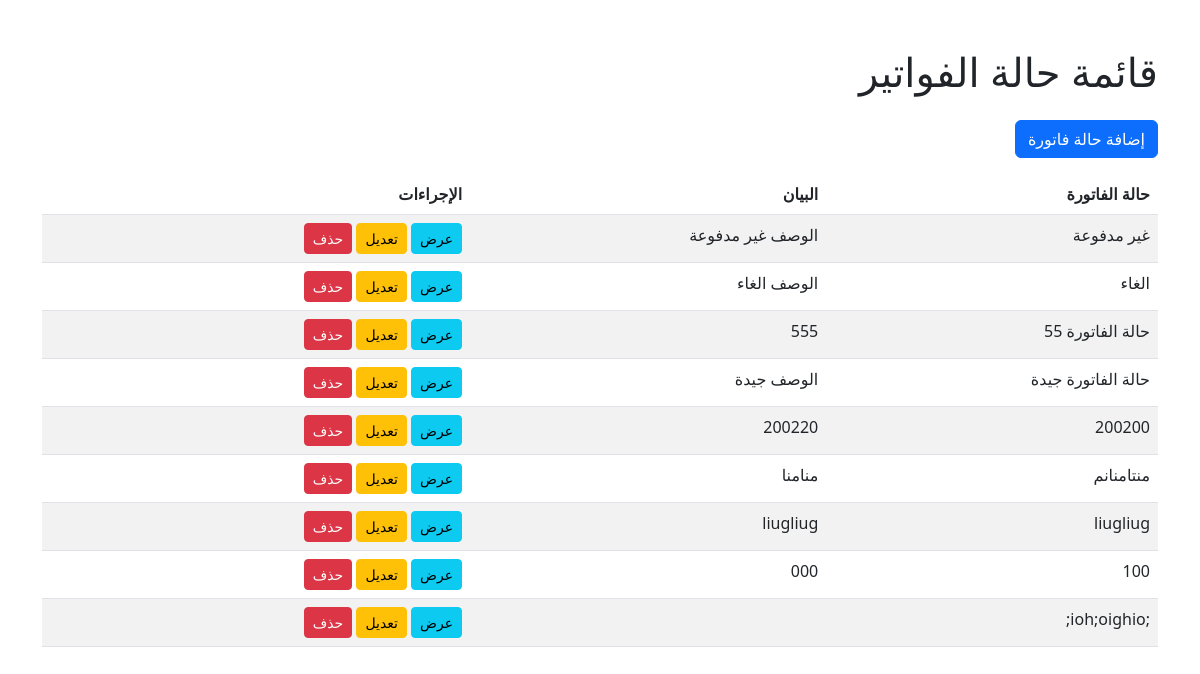
The app's page /invoice/status/ with its own data.
### invoice/models.py (models this page shows, shortened)
class Status(models.Model):
    status_types = models.CharField(max_length=255, verbose_name=_("حالة الفاتورة"))
    status_description = models.TextField(blank=True, null=True, verbose_name=_("الوصف"))
    uniqueId = models.UUIDField(default=uuid4, editable=False, unique=True, verbose_name=_("الرقم المسلسل"))
    slug = models.SlugField(max_length=225, unique=True, blank=True, null=True)
    date_created = models.DateTimeField(auto_now_add=True)
    last_updated = models.DateTimeField(auto_now=True)
    class Meta:
        verbose_name = _('حالة الفاتورة')
        verbose_name_plural = _('حالات الفواتير')

### invoice/views.py (the view)
# urls.py: path('status/', StatusListView.as_view(), name='status_list'),
class StatusListView(ListView):
    model = Status
    template_name = 'status/status_list.html'
    context_object_name = 'status'

### templates/status/status_list.html
{% extends 'base.html' %}
{% block content %}
<div class="container mt-5">
    <h1 class="mb-4">قائمة  حالة الفواتير</h1>
    <a href="{% url 'status_create' %}" class="btn btn-primary mb-3">إضافة حالة فاتورة   </a>
    <table class="table table-striped">
        <thead>
            <tr>
                <th>حالة الفاتورة </th>
                <th>البيان</th>
                <th>الإجراءات</th>
            </tr>
        </thead>
        <tbody>
            {% for status in status %}
                <tr>
                    <td>{{ status.status_types }}</td>
                    <td>{{ status.status_description }}</td>
                    <td>
                        <a href="{% url 'status_detail' status.pk %}" class="btn btn-info btn-sm">عرض</a>
                        <a href="{% url 'status_update' status.pk %}" class="btn btn-warning btn-sm">تعديل</a>
                        <a href="{% url 'status_delete' status.pk %}" class="btn btn-danger btn-sm">حذف</a>
                    </td>
                </tr>
            {% endfor %}
        </tbody>
    </table>
</div>
{% endblock %}

### records on screen
Status: status_types "غير مدفوعة", status_description "الوصف غير مدفوعة"
Status: status_types "الغاء", status_description "الوصف الغاء"
Status: status_types "حالة الفاتورة 55", status_description "555"
Status: status_types "حالة الفاتورة جيدة", status_description "الوصف جيدة"
Status: status_types "200200", status_description "200220"
Status: status_types "منتامنانم", status_description "منامنا"
Status: status_types "liugliug", status_description "liugliug"
Status: status_types "100", status_description "000"
Status: status_types ";ioh;oighio;"
